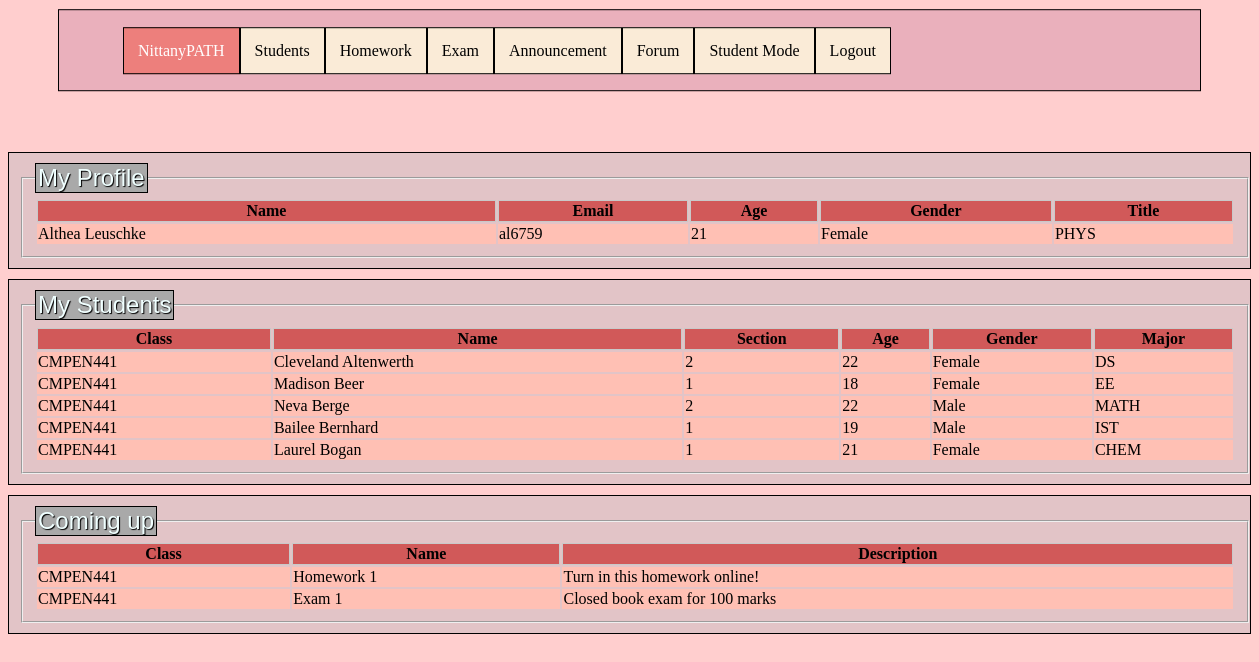
Screenshot of /TATA (signed in) with the database file from the repository.
### tables this page shows
CREATE TABLE TA(semail VARCHAR(8) NOT NULL PRIMARY KEY, password VARCHAR(16) NOT NULL, honorific VARCHAR(4), firstname VARCHAR(16) NOT NULL, lastname VARCHAR(16) NOT NULL, degree VARCHAR(4), generation VARCHAR(4), age INTEGER, gender VARCHAR(4), major VARCHAR(6), street VARCHAR(50), phone VARCHAR(16), zipcode INTEGER, teachingID INTEGER);

CREATE TABLE Students(semail VARCHAR(8) NOT NULL PRIMARY KEY, password TEXT NOT NULL, honorific VARCHAR(4), firstname VARCHAR(16) NOT NULL, lastname VARCHAR(16) NOT NULL, degree VARCHAR(4), generation VARCHAR(4), age INTEGER, gender VARCHAR(4), major VARCHAR(6), street VARCHAR(50), phone VARCHAR(16), zipcode INTEGER);

CREATE TABLE Sections(cid VARCHAR(12), sec_no INTEGER, lim INTEGER, teaching_team_id INTEGER,FOREIGN KEY (cid) REFERENCES Courses ON DELETE CASCADE);

### app.py (the view)
@app.route('/TATA', methods=['POST', 'GET'])
def TATA():
    error = None
    connection = sql.connect('database.db')
    cursor = connection.execute(
        'SELECT S.firstname, S.lastname, S.semail, S.age, S.gender, S.major FROM TA S WHERE ? = S.semail AND ? = S.password;',
        (myid, mypw))
    myinfo = cursor.fetchall()
    mygender = None
    if myinfo[0][4] == 'F':
        mygender = 'Female'
    elif myinfo[0][4] == 'M':
        mygender = 'Male'
    changemyinfo = [myinfo[0][0] + ' ' + myinfo[0][1], myinfo[0][2], myinfo[0][3], mygender, myinfo[0][5]]
    setinfo = [(None, None, None, None, None)]
    setinfo[0] = changemyinfo
    cursor = connection.execute('SELECT Sec.cid, S.firstname, S.lastname, Sec.sec_no, S.age, S.gender, S.major '
                                'FROM Students S, Enrolls E, Sections Sec, TA_teach PT, TA P '
                                'WHERE ? = P.semail AND ? = P.password AND P.semail = PT.semail AND Sec.teaching_team_id = PT.teaching_team_id '
                                'AND E.sec_no = Sec.sec_no AND Sec.cid = E.cid AND S.semail = E.semail ORDER BY S.lastname ASC LIMIT 5',
                                (myid, mypw))
    mystudents = cursor.fetchall()
    setstudent = []  # append
    for set in mystudents:
        gen = None
        if set[5] == 'F':
            gen = 'Female'
        elif set[5] == 'M':
            gen = 'Male'
        tempstudents = set[1] + ' ' + set[2]
        setstudent.append([set[0], tempstudents, set[3], set[4], gen, set[6]])
    cursor = connection.execute('SELECT DISTINCT H.cid, H.hw_no, H.hwdesc '
                                'FROM TA P, TA_Teach PT, Sections Sec, Homeworks H '
                                'WHERE ? = P.semail AND ? = P.password AND P.semail = PT.semail AND Sec.sec_no = H.sec_no AND Sec.cid = H.cid '
                                'AND PT.teaching_team_id = Sec.teaching_team_id;',
                                (myid, mypw))
    hwdue = cursor.fetchall()
    cursor = connection.execute('SELECT DISTINCT Ex.cid, Ex.exam_no, Ex.examdesc '
                                'FROM TA P, TA_Teach PT, Sections Sec, Exams Ex '
                                'WHERE ? = P.semail AND ? = P.password AND P.semail = PT.semail AND Sec.sec_no = Ex.sec_no AND Sec.cid = Ex.cid '
                                'AND PT.teaching_team_id = Sec.teaching_team_id;',
                                (myid, mypw))
    exam = cursor.fetchall()
    mydue = []
    for set in hwdue:
        tempname = 'Homework ' + str(set[1])
        tempset = [set[0], tempname, set[2]]
        mydue.append(tempset)
    for set in exam:
        tempname = 'Exam ' + str(set[1])
        tempset = [set[0], tempname, set[2]]
        mydue.append(tempset)
    if setinfo:
        return render_template('main_Teach_TA.html', error=error, myinfo=setinfo, mystudent=setstudent,
                               mydue=mydue)
    else:
        error = 'invalid input name'
    return render_template('main_Teach_TA.html', error=error)

### templates/main_Teach_TA.html (shortened to what this page needs)
<!DOCTYPE html>
<html lang="en">
<head>
</head>
<body>
    <div class="nav">
        <fieldset style="border:0 none">
            <ul>
                <li><a href="/TATA" style="background-color: #ed7f7c; color:white; border: 1px solid black;">NittanyPATH</a></li>
                <li><a href="/studentsTATA">Students</a></li>
                <li><a href="/homeworkTATA">Homework</a></li>
                <li><a href="/examTATA">Exam</a></li>
                <li><a href="/announcementsTATA">Announcement</a></li>
                <li><a href="/forumTATA">Forum</a></li>
                <li><a class="only" href="/TA">Student Mode</a></li>
                <li><a href="/login">Logout</a></li>
            </ul>
        </fieldset>
    </div>
    <div class="profile">
        <fieldset>
            <legend>My Profile</legend>
                <table>
                <tr>
                    <th scope="Name"> Name</th>
                    <th scope="Email"> Email</th>
                    <th scope="Age"> Age</th>
                    <th scope="Gender"> Gender</th>
                    <th scope="Title"> Title</th>
                </tr>
                <tbody>
                {% for Name, Email, Age, Gender, Title in myinfo %}
                    <tr>
                        <td> {{ Name }} </td>
                        <td> {{ Email }} </td>
                        <td> {{ Age }} </td>
                        <td> {{ Gender }} </td>
                        <td> {{ Title }} </td>
                    </tr>
                {% endfor %}
                </tbody>
                </table>
        </fieldset>
    </div>
    <div class="student">
        <fieldset>
            <legend>My Students</legend>
                <table>
                <tr>
                    <th scope="cabbr"> Class</th>
                    <th scope="cname"> Name</th>
                    <th scope="snum"> Section</th>
                    <th scope="age"> Age</th>
                    <th scope="gender"> Gender</th>
                    <th scope="major"> Major</th>
                </tr>
                <tbody>
                {% for cabbr, cname, snum, age, gender, major in mystudent %}
                    <tr>
                        <td> {{ cabbr }} </td>
                        <td> {{ cname }} </td>
                        <td> {{ snum }} </td>
                        <td> {{ age }} </td>
                        <td> {{ gender }} </td>
                        <td> {{ major }} </td>
                    </tr>
                {% endfor %}
                </tbody>
                </table>
        </fieldset>
    </div>
    <div class="comingup">
        <fieldset>
            <legend>Coming up</legend>
            <table>
                <tr>
                    <th scope="cname"> Class</th>
                    <th scope="dname"> Name</th>
                    <th scope="desc"> Description</th>
                </tr>
                <tbody>
                {% for cname, dname, desc in mydue %}
                    <tr>
                        <td> {{ cname }} </td>
                        <td> {{ dname }} </td>
                        <td> {{ desc }} </td>
                    </tr>
                {% endfor %}
                </tbody>
            </table>
        </fieldset>
    </div>
</body>
</html>

### rows the page displays
TA: Name "Althea Leuschke", semail "al6759", age "21", Gender "Female", major "PHYS"
Students: cid "CMPEN441", cname "Cleveland Altenwerth", snum "2", age "22", gender "Female", major "DS"
Students: cid "CMPEN441", cname "Madison Beer", snum "1", age "18", gender "Female", major "EE"
Students: cid "CMPEN441", cname "Neva Berge", snum "2", age "22", gender "Male", major "MATH"
Students: cid "CMPEN441", cname "Bailee Bernhard", snum "1", age "19", gender "Male", major "IST"
Students: cid "CMPEN441", cname "Laurel Bogan", snum "1", age "21", gender "Female", major "CHEM"

### other values shown
{{ cname }} "CMPEN441" "CMPEN441"
{{ dname }} "Homework 1" "Exam 1"
{{ desc }} "Turn in this homework online!" "Closed book exam for 100 marks"
